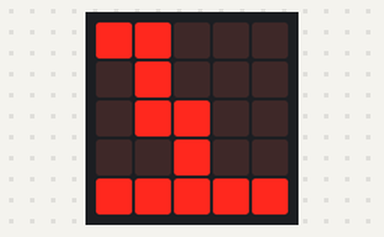
Simulated run of this program. Board: BBC micro:bit (MakeCode). On the bench: the board's 5×5 LED display.

Above: at 0.2 s.
At 1.7 s:
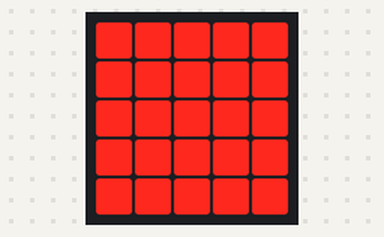
At 8.3 s:
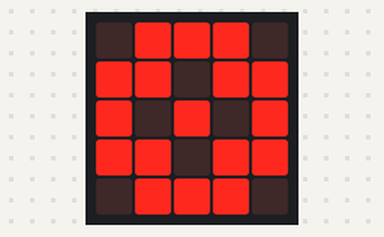
At 15.1 s:
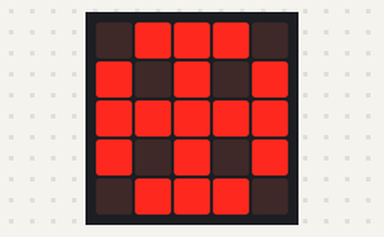
At 28.2 s:
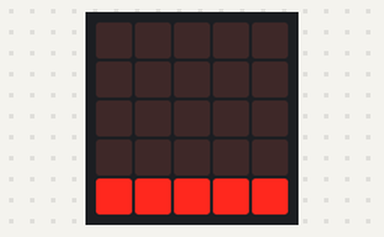
At 38.7 s:
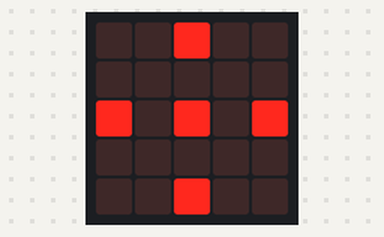

The program:

main.ts
```typescript
basic.showLeds(`
    # # . . .
    . # . . .
    . # # . .
    . . # . .
    # # # # #
    `)
basic.showLeds(`
    # # . . .
    . # . . .
    . # # . .
    # # # # #
    # # # # #
    `)
basic.showLeds(`
    # # . . .
    . # . . .
    # # # # #
    # # # # #
    # # # # #
    `)
basic.showLeds(`
    # # . . .
    # # # # #
    # # # # #
    # # # # #
    # # # # #
    `)
basic.showLeds(`
    # # # # #
    # # # # #
    # # # # #
    # # # # #
    # # # # #
    `)
basic.pause(500)
for (let index = 0; index < 30; index++) {
    basic.showLeds(`
        . # # # .
        # # . # #
        # . # . #
        # # . # #
        . # # # .
        `)
    basic.showLeds(`
        . # # # .
        # . # . #
        # # # # #
        # . # . #
        . # # # .
        `)
}
basic.showLeds(`
    # # # # #
    # # # # #
    # # # # #
    # # # # #
    # # # # #
    `)
basic.showLeds(`
    . . . . .
    # # # # #
    # # # # #
    # # # # #
    # # # # #
    `)
basic.showLeds(`
    . . . . .
    . . . . .
    # # # # #
    # # # # #
    # # # # #
    `)
basic.showLeds(`
    . . . . .
    . . . . .
    . . . . .
    # # # # #
    # # # # #
    `)
basic.showLeds(`
    . . . . .
    . . . . .
    . . . . .
    . . . . .
    # # # # #
    `)
basic.pause(500)
for (let index = 0; index < 8; index++) {
    basic.showLeds(`
        . . # . .
        . . . . .
        # . # . #
        . . . . .
        . . # . .
        `)
    basic.showLeds(`
        . . . # .
        # . . . .
        . . # . .
        . . . . #
        . # . . .
        `)
    basic.showLeds(`
        # . . . #
        . . . . .
        . . # . .
        . . . . .
        # . . . #
        `)
    basic.showLeds(`
        . # . . .
        . . . . #
        . . # . .
        # . . . .
        . . . # .
        `)
    basic.showLeds(`
        . . # . .
        . . . . .
        # . # . #
        . . . . .
        . . # . .
        `)
}
basic.showLeds(`
    # # . . .
    . # . . .
    . # # . .
    . . # . .
    # # # # #
    `)
basic.showLeds(`
    # # . . .
    . # . . .
    . # # . .
    # # # # #
    # # # # #
    `)
basic.showLeds(`
    # # . . .
    . # . . .
    # # # # #
    # # # # #
    # # # # #
    `)
basic.showLeds(`
    # # . . .
    # # # # #
    # # # # #
    # # # # #
    # # # # #
    `)
basic.showLeds(`
    # # # # #
    # # # # #
    # # # # #
    # # # # #
    # # # # #
    `)
basic.pause(500)
for (let index = 0; index < 15; index++) {
    basic.showLeds(`
        . # # # .
        # # . # #
        # . # . #
        # # . # #
        . # # # .
        `)
    basic.showLeds(`
        . # # # .
        # . # . #
        # # # # #
        # . # . #
        . # # # .
        `)
}
basic.showLeds(`
    . # # # #
    # # # # #
    # # # # #
    # # # # #
    # # # # #
    `)
basic.showLeds(`
    . . . . .
    . # # # #
    # # # # #
    # # # # #
    # # # # #
    `)
basic.showLeds(`
    . . . . .
    . . . . .
    . # # # #
    # # # # #
    # # # # #
    `)
basic.showLeds(`
    . . . . .
    . . . . .
    . . . . .
    . # # # #
    # # # # #
    `)
basic.showLeds(`
    . . . . .
    . . . . .
    . . . . .
    . # # # #
    # # # # #
    `)
basic.showLeds(`
    . . . . .
    . . . . .
    . . . . .
    . . . . .
    . # # # #
    `)
basic.showLeds(`
    . . . . .
    . . . . .
    . . . . .
    . . . . .
    . . . . #
    `)
basic.pause(500)
for (let index = 0; index < 10; index++) {
    basic.showLeds(`
        . . # . .
        . . . . .
        # . # . #
        . . . . .
        . . # . .
        `)
    basic.showLeds(`
        . . . # .
        # . . . .
        . . # . .
        . . . . #
        . # . . .
        `)
    basic.showLeds(`
        # . . . #
        . . . . .
        . . # . .
        . . . . .
        # . . . #
        `)
    basic.showLeds(`
        . # . . .
        . . . . #
        . . # . .
        # . . . .
        . . . # .
        `)
    basic.showLeds(`
        . . # . .
        . . . . .
        # . # . #
        . . . . .
        . . # . .
        `)
}
basic.showLeds(`
    . . . . .
    # . # . #
    # . # . #
    # . . . #
    . # # # .
    `)
basic.pause(1000)
basic.clearScreen()
```

test.ts
```typescript
// aquí va el archivo "tests"; esto no se compilará cuando este paquete se utilice como una extensión.
```

Measured:
- what the display in image 1 shows lasts 0.9 s, from 1.6 s to 2.5 s
- what the display in image 2 shows lasts 0.4 s, from 8.1 s to 8.5 s
- what the display in image 5 shows lasts 0.8 s, from 38.6 s to 39.4 s
